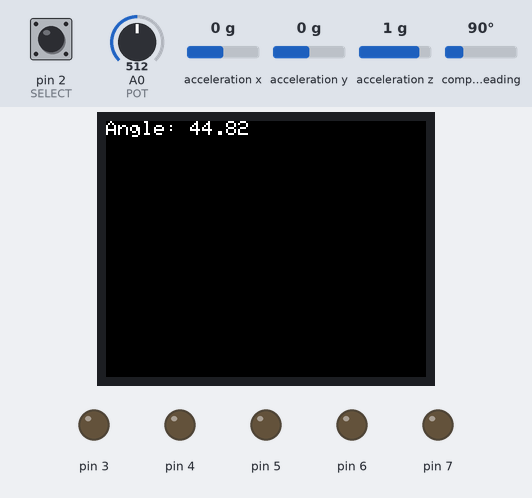
This sketch was run on a simulated Arduino Uno, built with avr-gcc and run on an emulated ATmega328P. Shown: 160×128 colour display, output pins drawn as LEDs (lit = HIGH). The test bench sets the inputs (shaded band); at power-on: pin 2 (SELECT) HIGH, acceleration x 0 g, acceleration z 1 g, A0 (POT) = 512, acceleration y 0 g, compass heading 90°.

Above: at 4.7 s.
4.8 s: pin 2 (SELECT) pulled LOW for 0.25 s
At 6.2 s:
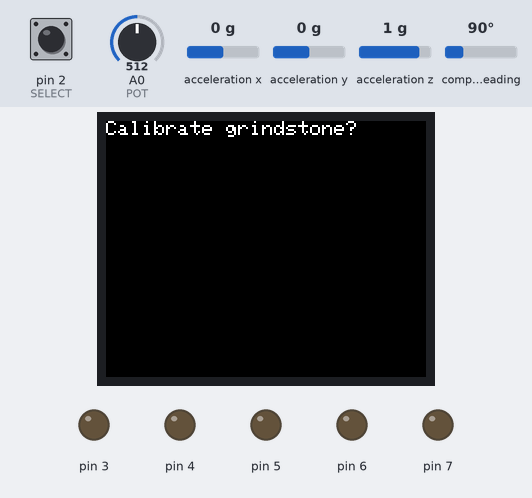
8.0 s: pin 2 (SELECT) pulled LOW for 1 s
At 9.9 s:
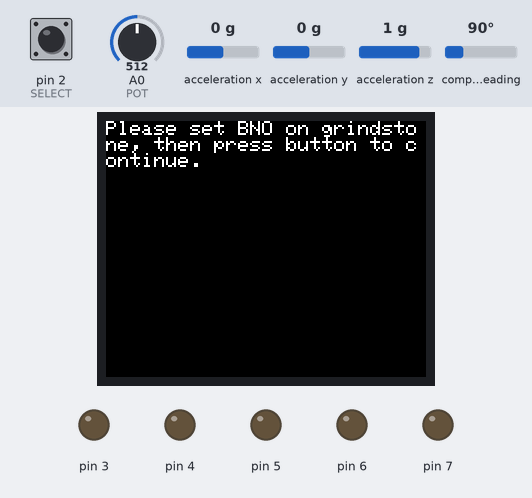
10.6 s: pin 2 (SELECT) pulled LOW for 0.25 s
At 11.8 s:
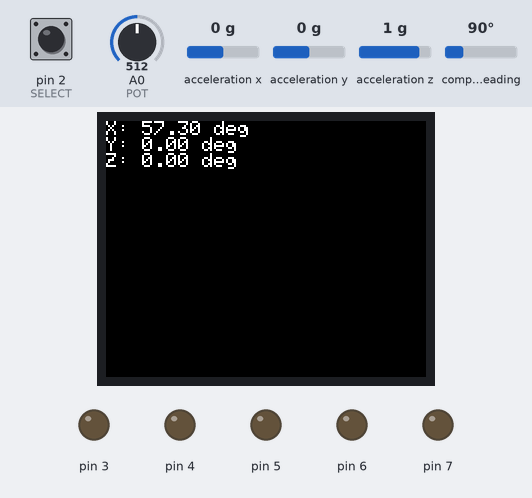
13.8 s: acceleration x set to -1.4 g
At 16.0 s:
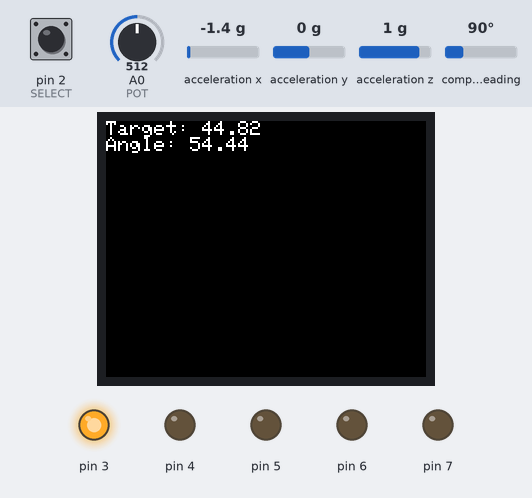
16.5 s: acceleration z set to -1.1 g
At 17.1 s:
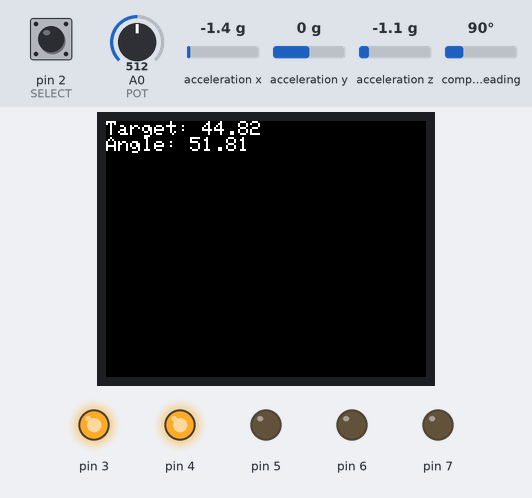
18.2 s: pin 2 (SELECT) pulled LOW for 3.2 s
At 22.3 s:
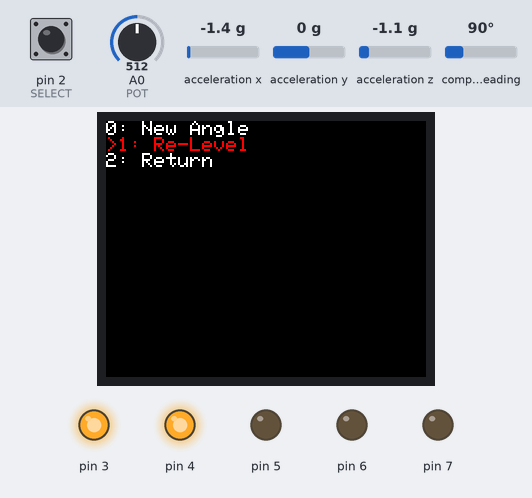
Timing chart, 0 to 23.8 s (numbered marks = the images above; inputs shaded):
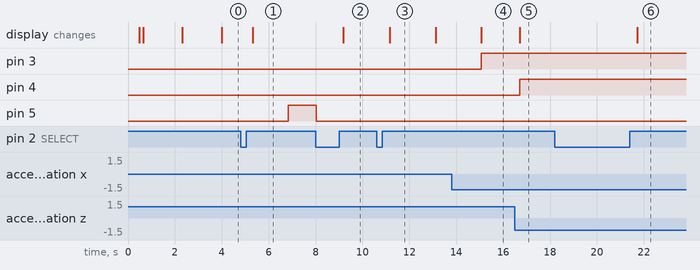

Measured:
- after the input at 4.8 s, pin 5: LOW → HIGH after 2.0 s; the display: changes after 0.52 s (image 1)
- after the input at 8.0 s, pin 5: HIGH → LOW at once; the display: changes after 1.2 s (image 2)
- after the input at 10.6 s, the display: changes after 0.56 s (image 3)
- after the input at 13.8 s, pin 3: LOW → HIGH after 1.3 s; pin 7: stays LOW (without the input it goes to HIGH after 1.3 s); the display: changes after 1.3 s (image 4)
- after the input at 16.5 s, pin 4: LOW → HIGH after 0.22 s; the display: changes after 0.22 s (image 5)
- after the input at 18.2 s, the display: changes after 3.5 s (image 6)
- what the display in image 3 shows lasts 1.9 s, from 11.2 s to 13.1 s

The sketch:

KSG_Orientation.ino
```cpp
/* 2 August, 2021
 * Thought of a better way to to find the knife angle.
 * Just use the Gyroscope:
 * With the gyroscope parallel to the knife's face and
 * assuming the person is always sharpening the edge
 * using perpendicular strokes, all that is needed would
 * be the gyroscope angle
 *
 * TO DO: add a setup class that includes the desired knife
 * angle and calibration for the true angle of the grindstone
 */

#include "3DAngleCalc.h"

#define REFRESH_DELAY_MS    100   //Loop delay
#define SELECT              2     //Pushbutton
#define POT                 A0    //Potentiometer

angle3D calculator;

void setup() {
  delay(300);
  Serial.begin(115200);
  //while(!Serial);   //Uncomment if debuging code

  DDRD = B11111000; pinMode(POT, INPUT);
  calculator.initialize(SELECT, POT);
  delay(250);
}

void loop() {

  if(!digitalRead(SELECT)) calculator.LCD_menu();       //Pull up menu when pushbutton is pressed
  //Read BNO orientation then calculate the angle to the grindstone
  calculator.read_BNO(false); calculator.LCD_angle(calculator.get_angle(), true);
  correction(calculator.get_angle());
  delay(REFRESH_DELAY_MS);
}

//Calculate the difference between the desired and current angle
void correction(float sharpenAngle)
{
  float offBy = calculator.get_desAngle() - sharpenAngle;

  if(offBy < -9.0)                      PORTD = B00001000;
  else if(-9.0 < offBy && offBy < -6.0) PORTD = B00011000;
  else if(-5.0 < offBy && offBy < -3.0) PORTD = B00010000;
  else if(-3.0 < offBy && offBy < -1.0) PORTD = B00110000;
  else if(-1.0 < offBy && offBy < 1.0)  PORTD = B00100000;
  else if(1.0 < offBy && offBy < 3.0)   PORTD = B01100000;
  else if(3.0 < offBy && offBy < 6.0)   PORTD = B01000000;
  else if(6.0 < offBy && offBy < 9.0)   PORTD = B11000000;
  else if(9.0 < offBy)                  PORTD = B10000000;
}
```

3DAngleCalc.cpp
```cpp
#include "3DAngleCalc.h"

//Librearies for BNO gyroscope
#include <Wire.h>
#include <Adafruit_Sensor.h>    //Core sensor library
#include <Adafruit_BNO055.h>    //Spcific library for BNO055

//Libraries for LCD screen
#include <SPI.h>
#include <Adafruit_GFX.h>    // Core graphics library
#include <Adafruit_ST7735.h> // Specific library for ST7735
#define TFT_RST   8
#define TFT_CS    9
#define TFT_DC    10

//General library
#include <math.h>

using namespace std;

//Initialize main, LCD, and BNO objects
angle3D::angle3D():tft(TFT_CS, TFT_DC, TFT_RST), bno(55, 0x28){}

//Initialize the LCD, BNO and other settings in another method cause program would explode if it was done during setup
void angle3D::initialize(int button, int analog)
{
  SELECT = button; SWEEP = analog;  //Save input pins

  tft.initR(INITR_BLACKTAB);        //Init ST7735S chip, black tab
  tft.fillScreen(ST77XX_BLACK);     //Clear screen to Black
  tft.setRotation(1); LCD_text(0);  //Orient screen

  if(!bno.begin()) { LCD_text(6); while(1); }   //Check BNO connection

  set_angle(); calibration(); LCD_text(5);    //Initial calibrations
}

//Read the BNO055 sensor
void angle3D::read_BNO(bool flag_0)
{
  sensors_event_t level;
  bno.getEvent(&level);         //Get and save sensor values
  Radx = level.orientation.x * DtR;
  Rady = level.orientation.y * DtR;
  Radz = level.orientation.z * DtR;
  angle3D_calc(flag_0);         //Using the method parameter as both flags will always be the same
}

//Set desired angle
void angle3D::set_angle()
{
  //Convert the potentiometer input into degrees and send to another method to be displayed
  LCD_text(1);
  while(digitalRead(SELECT))
  {
    LCD_angle(analogRead(SWEEP)/1028.0 * 90, false);
  }
  desired_angle = analogRead(SWEEP)/1028.0 * PI/2.0;    //Convert analog to radians
  delay(CLASS_DELAY0); while(!digitalRead(SELECT));     //Make sure the button is unpressed before continuing
}

//Calibrate sensor for an unlevel grindstone
void angle3D::calibration()
{
  bool choice = false;   //Start calibration flag

  //Calibrate grindstone level if beleived not to be flat
  LCD_text(2);
  while(digitalRead(SELECT))
  {
    if(analogRead(SWEEP) < 512) { digitalWrite(5, LOW); choice = false; }
    else { digitalWrite(5, HIGH); choice = true; }
    delay(CLASS_DELAY1);
  }
  digitalWrite(5, LOW);                               //Reset LED
  delay(CLASS_DELAY1); while(!digitalRead(SELECT));   //Make sure the button is unpressed before continuing

  if(choice)
  {
    //Add wait code so BNO has time to be set
    LCD_text(3);
    while(digitalRead(SELECT));
    delay(CLASS_DELAY0); while(!digitalRead(SELECT));   //Make sure the button is unpressed before continuing

    read_BNO(true);
    LCD_text(4);

    if(dis_data)
    {
      //Display grindstone calibration
      Serial.print("\nX: ");  Serial.print(Cxyzi*RtD, 4);
      Serial.print("\tY: ");  Serial.print(Cxyzj*RtD, 4);
      Serial.print("\tZ: ");  Serial.println(Cxyzk*RtD, 4);
    }
  }
  delay(CLASS_DELAY0); while(!digitalRead(SELECT));    //Make sure the button is unpressed before continuing
}

/* Formula used to find the angle of the knife in 3D space:
 * Got the rotation vectors for the Y and Z axis and added the matrecies together:
 * the result seen in the first row of float variables, then using the angle of two
 * planes formula to find the angle of the rotation vector and the plane of the grindstone.
 */
void angle3D::angle_2planes()
{
  calc_angle3D =  acos((Rxyzi*Cxyzi + Rxyzj*Cxyzj + Rxyzk*Cxyzk)/
                  (pow(pow(Rxyzi,2)+pow(Rxyzj,2)+pow(Rxyzk,2),1/2)*pow(pow(Cxyzi,2)+pow(Cxyzj,2)+pow(Cxyzk,2),1/2)));

  if(isnan(calc_angle3D)) calc_angle3D = PI/2;    //Sets anlge to 90deg if vertical
  else if(calc_angle3D > PI/2) calc_angle3D -= 2 * (calc_angle3D - PI/2);
}

float angle3D::get_angle() { return calc_angle3D * RtD; }       //Return current angle
float angle3D::get_desAngle() { return desired_angle * RtD; }   //Return desired angle

//Calculate vector rotation
void angle3D::angle3D_calc(bool flag_cal)
{
  if(flag_cal)
  {
    //Calculate calibration vectors
    Cxyzi = cos(Radz) * cos(Rady);
    Cxyzj = sin(Radz) * cos(Radx) + cos(Radz) * sin(Rady) * sin(Radx);
    Cxyzk = sin(Radz) * sin(Radx) - cos(Radz) * sin(Rady) * cos(Radx);
  }
  else
  {
    //Calibrate knife vectors
    Rxyzi = cos(Radz) * cos(Rady);
    Rxyzj = sin(Radz) * cos(Radx) + cos(Radz) * sin(Rady) * sin(Radx);
    Rxyzk = sin(Radz) * sin(Radx) - cos(Radz) * sin(Rady) * cos(Radx);

    //Display the input angles
   if(dis_data)
   {
     Serial.print("\nX: ");   Serial.print(Rxyzi, 4);
     Serial.print("\tY: ");   Serial.print(Rxyzj, 4);
     Serial.print("\tZ: ");   Serial.print(Rxyzk, 4);

      uint8_t system, gyro, accel, mag;
      system = gyro = accel = mag = 0;
      bno.getCalibration(&system, &gyro, &accel, &mag);

      /* The data should be ignored until the system calibration is > 0 */
      Serial.print("\t");
      if (!system)
      {
        Serial.print("! ");
      }

      /* Display the individual values */
      Serial.print("\tSys:");   Serial.print(system, DEC);
      Serial.print(" G:");    Serial.print(gyro, DEC);
      Serial.print(" A:");    Serial.print(accel, DEC);
      Serial.print(" M:");    Serial.print(mag, DEC);
   }

    angle_2planes();
  }
}

void angle3D::LCD_angle(float dis_angle, bool flag_0)
{
  delay(CLASS_DELAY1);
  tft.fillScreen(ST77XX_BLACK);   //Clear screen to Black
  tft.setCursor(0,0);
  //Display the target angle above if set true
  if(flag_0) { tft.setTextColor(0xFFFF); tft.print("Target: "); tft.print(desired_angle * RtD); tft.println(); }
  tft.setTextColor(0xFFFF); tft.print("Angle: "); tft.print(dis_angle);   //Display current angle
}

void angle3D::LCD_text(uint8_t flag_text)
{
  delay(CLASS_DELAY1);
  tft.fillScreen(ST77XX_BLACK);   //Clear screen to Black
  tft.setCursor(0,0); tft.setTextColor(0xFFFF);

  switch(flag_text)
  {
    case 0: tft.println("PROGRAM START"); break;
    case 1: tft.println("Set desired angle"); break;
    case 2: tft.println("Calibrate grindstone?"); break;
    case 3: tft.println("Please set BNO on grindstone, then press button to continue."); break;
    case 4: tft.print("X: "); tft.print(Cxyzi*RtD); tft.println(" deg");
            tft.print("Y: "); tft.print(Cxyzj*RtD); tft.println(" deg");
            tft.print("Z: "); tft.print(Cxyzk*RtD); tft.println(" deg");
            break;
    case 5: tft.println("Knife calculation START"); break;
    case 6: tft.println("Ooops, no BNO055 detected ... Check your wiring or I2C ADDR!"); break;

    default: tft.println("Unkown flag!!!"); break;
  }
  delay(CLASS_DELAY2);
}

//Option menu control and method caller
void angle3D::LCD_menu()
{
  uint8_t line = 0;
  while(!digitalRead(SELECT));
  delay(CLASS_DELAY1);

  while(digitalRead(SELECT))
  {
    delay(CLASS_DELAY1);
    tft.fillScreen(ST77XX_BLACK);   //Clear screen to Black
    line = analogRead(SWEEP)/1028.0 * sizeof(options)/(sizeof(char)*10);
    display_menu(line);
  }
  delay(CLASS_DELAY0); while(!digitalRead(SELECT));   //Make sure the button is unpressed before continuing

  switch(line)
  {
    case 0: set_angle(); break;
    case 1: calibration(); break;
    case 2: break;
    default: Serial.println("No such option exists"); break;
  }
}

//Display options menu
void angle3D::display_menu(uint8_t highlight)
{
  tft.setCursor(0,0);
  for(uint8_t lister = 0; lister < sizeof(options)/(sizeof(char)*10); lister++)
  {
    tft.setTextColor(0xFFFF);

    //If the potentiometer position and for loop matches, highlight option
    if(highlight == lister) { tft.setTextColor(0xF800); tft.print(">"); }

    //Load then list menu option names
    char option_name[10];
    for(uint8_t load = 0; load < 10; load++)
    {
      option_name[load] = options[lister][load];
    }
    tft.print(lister); tft.print(": "); tft.print(option_name); tft.println();
  }
}
```

3DAngleCalc.h
```cpp
#ifndef DANGLECALC_H
#define DANGLECALC_H

//Needed to save class in header file
#include <Adafruit_ST7735.h>
#include <Adafruit_BNO055.h>

class angle3D
{
  Adafruit_ST7735 tft;    //LCD class
  Adafruit_BNO055 bno;    //BNO055 class

  const int CLASS_DELAY0 = 300;     //Button depress delay
  const int CLASS_DELAY1 = 150;     //Screen refresh delay
  const int CLASS_DELAY2 = 1500;    //Text delay

  const float DtR = PI/180.0;   //Degrees to radians
  const float RtD = 180.0/PI;   //Radians to degrees
  const char options[3][10] =   //Menu options
    {"New Angle","Re-Level","Return"};

  bool dis_data = false;  //Debug mode
  int SELECT;             //Pushbutton pin
  int SWEEP;              //Potentiometer pin

  //All angle values are stored in radians
  float desired_angle = 0.0;                  //Target angle
  float Radx = 0.0, Rady = 0.0, Radz = 0.0;   //Stores BNO orientation data
  /* If variable name above doesn't make sense, they were already there in a previous verion
   * of the program, so I yoinked those and am too lazy to change the names right now.
   */
  float Cxyzi = 1.0, Cxyzj = 0.0, Cxyzk = 0.0;   //Calibration for a non-level grindstone
  float Rxyzi = 1.0, Rxyzj = 0.0, Rxyzk = 0.0;   //Rotation vectors read by BNO055
  float calc_angle3D = 0.0;                   //Saved angle calculation

  void set_angle();             //Set desired sharpaning angle
  void angle3D_calc(bool);      //Calculate rotation vectors
  void calibration();           //Calibrate grindstone level
  void LCD_text(uint8_t);       //Display text on LCD
  void angle_2planes();         //Calculate angle between knife and grindstone
  void display_menu(uint8_t);   //Display moptions menu

public:
  angle3D();                      //Class constructor
  void initialize(int, int);      //Initialize LCD and some other functions
  void read_BNO(bool);            //Read BNO055 sensor
  float get_angle();              //Return calculated angle
  float get_desAngle();           //Return target angle
  void LCD_angle(float, bool);    //Display current angle
  void LCD_menu();                //Display options menu
};
#endif
```
